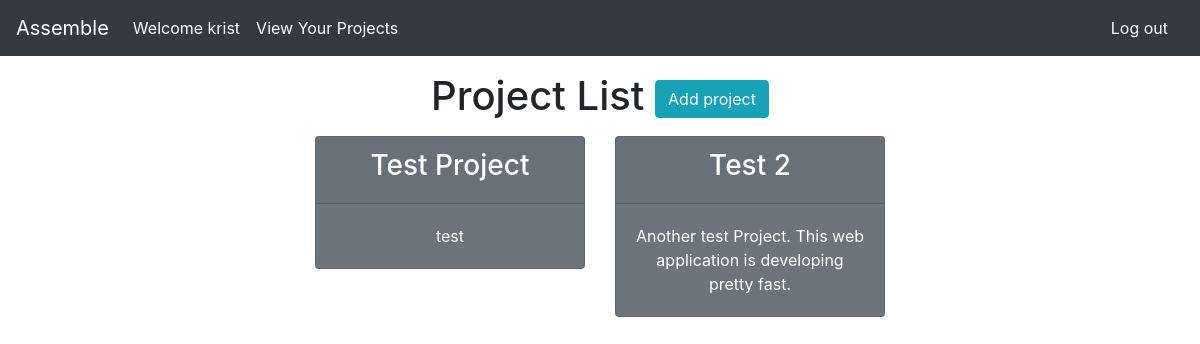
Page /home/project-list/ (signed in) on the earlier database version.
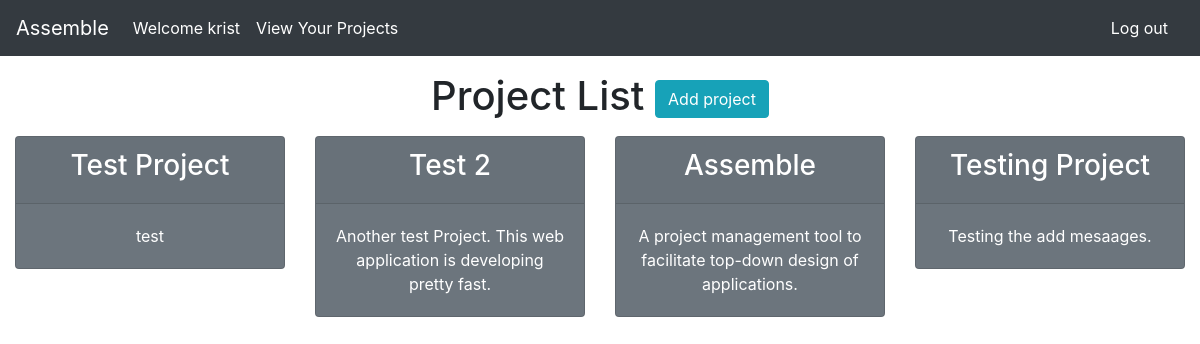
Same page on the later database version.
### assemble/models.py (models this page shows, shortened)
class Project(models.Model):
    name = models.CharField(max_length=60)
    description = models.TextField(max_length=400)
    user = models.ManyToManyField(User)
    slug = models.SlugField(max_length=100,unique=True,blank=True,null=True)
    completed= models.BooleanField(default=False)

### assemble/views.py (the view)
# urls.py: path('project-list/',ProjectList.as_view(),name="project-list"),
class ProjectList(LoginRequiredMixin,ListView):
    model = Project
    def get_queryset(self):
        return Project.objects.filter(user=self.request.user)

### templates/assemble/project_list.html (shortened to what this page needs)
{% extends 'assemble/base.html' %}
{% block content %}
<div class="text-center my-3">
    <h1>Project List <a class="btn btn-info" href="{% url 'project-create' %}">Add project</a></h1>
</div>
<div class="text-center">
    <div class="row justify-content-center">
        {% for project in project_list %}
            <div class="col-sm-3 col-md-3">
                <a class="text-white" style="text-decoration:none;" href="{% url 'project-detail' project.slug %}">
                    <div class="card text-white bg-secondary mb-3" style="max-width: 18rem;">
                        <div class="card-header"><h3>{{ project.name }}</h3></div>
                        <div class="card-body">
                            <p class="card-text">{{project.description}}</p>
                        </div>
                    </div>
                </a>
            </div>
        {% endfor %}
    </div>
</div>
{% endblock content %}

Differences in the rows shown:
added Project: name "Assemble", description "A project management tool to facilitate top-down design of applications."
added Project: name "Testing Project", description "Testing the add mesaages."
